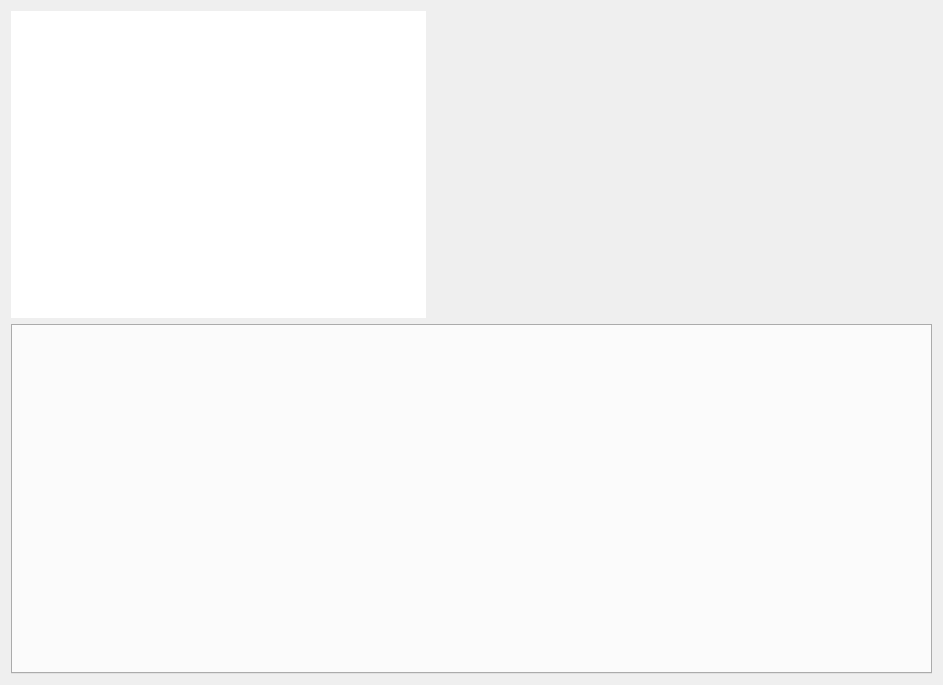
<?xml version="1.0" encoding="UTF-8"?>
<ui version="4.0">
 <class>Face_Power</class>
 <widget class="QWidget" name="Face_Power">
  <property name="geometry">
   <rect>
    <x>0</x>
    <y>0</y>
    <width>939</width>
    <height>685</height>
   </rect>
  </property>
  <property name="windowTitle">
   <string>Form</string>
  </property>
  <layout class="QGridLayout" name="gridLayout">
   <item row="0" column="0">
    <widget class="QTextEdit" name="textEdit">
     <property name="sizePolicy">
      <sizepolicy hsizetype="Preferred" vsizetype="Preferred">
       <horstretch>0</horstretch>
       <verstretch>0</verstretch>
      </sizepolicy>
     </property>
     <property name="minimumSize">
      <size>
       <width>0</width>
       <height>250</height>
      </size>
     </property>
     <property name="maximumSize">
      <size>
       <width>16777215</width>
       <height>320</height>
      </size>
     </property>
     <property name="font">
      <font>
       <family>微软雅黑</family>
       <pointsize>30</pointsize>
      </font>
     </property>
     <property name="frameShape">
      <enum>QFrame::NoFrame</enum>
     </property>
     <property name="frameShadow">
      <enum>QFrame::Sunken</enum>
     </property>
     <property name="lineWidth">
      <number>0</number>
     </property>
     <property name="readOnly">
      <bool>true</bool>
     </property>
     <property name="textInteractionFlags">
      <set>Qt::TextSelectableByMouse</set>
     </property>
    </widget>
   </item>
   <item row="0" column="1">
    <widget class="QLabel" name="label">
     <property name="minimumSize">
      <size>
       <width>500</width>
       <height>250</height>
      </size>
     </property>
     <property name="text">
      <string/>
     </property>
    </widget>
   </item>
   <item row="1" column="0" colspan="2">
    <widget class="QTabWidget" name="tabWidget">
     <property name="sizePolicy">
      <sizepolicy hsizetype="Preferred" vsizetype="Preferred">
       <horstretch>0</horstretch>
       <verstretch>0</verstretch>
      </sizepolicy>
     </property>
     <property name="minimumSize">
      <size>
       <width>921</width>
       <height>350</height>
      </size>
     </property>
     <property name="font">
      <font>
       <family>微软雅黑</family>
       <pointsize>19</pointsize>
      </font>
     </property>
     <property name="layoutDirection">
      <enum>Qt::LeftToRight</enum>
     </property>
     <property name="tabPosition">
      <enum>QTabWidget::East</enum>
     </property>
     <property name="tabShape">
      <enum>QTabWidget::Triangular</enum>
     </property>
     <property name="currentIndex">
      <number>-1</number>
     </property>
     <property name="iconSize">
      <size>
       <width>30</width>
       <height>30</height>
      </size>
     </property>
     <property name="tabsClosable">
      <bool>false</bool>
     </property>
     <property name="tabBarAutoHide">
      <bool>false</bool>
     </property>
    </widget>
   </item>
  </layout>
 </widget>
 <resources/>
 <connections/>
</ui>
